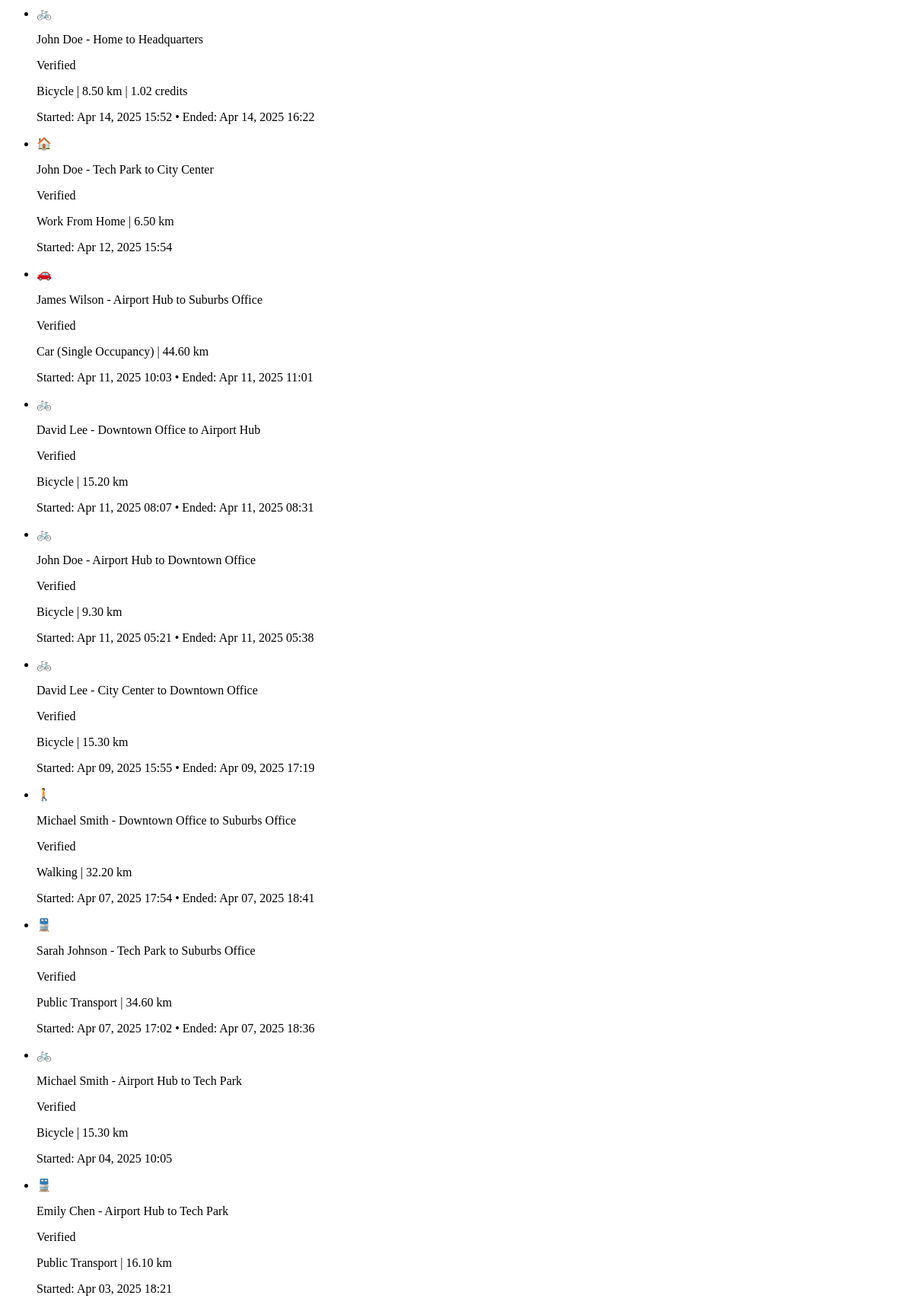
Page /systemadmin/recent-trips/ (signed in) on the earlier database version.
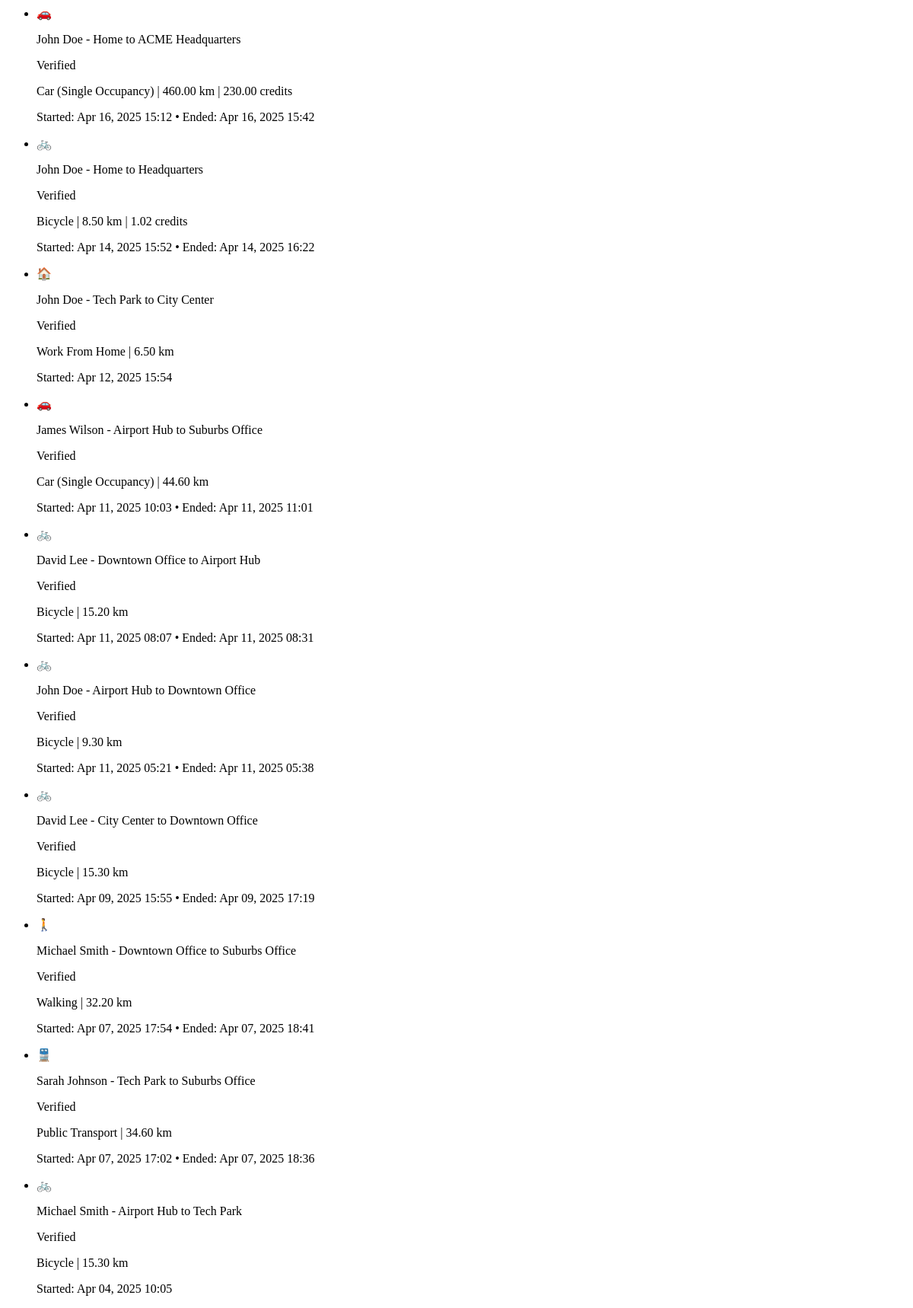
Same page on the later database version.
### trips/models.py (models this page shows, shortened)
class Trip(models.Model):
    TRANSPORT_MODES = (
        ('car', 'Car (Single Occupancy)'),
        ('carpool', 'Carpool'),
        ('public_transport', 'Public Transport'),
        ('bicycle', 'Bicycle'),
        ('walking', 'Walking'),
        ('work_from_home', 'Work From Home'),
    )
    VERIFICATION_STATUS = (
        ('pending', 'Pending'),
        ('verified', 'Verified'),
        ('rejected', 'Rejected'),
        ('flagged', 'Flagged for Review'),
    )
    employee = models.ForeignKey(
        EmployeeProfile,
        on_delete=models.CASCADE,
        related_name='trips'
    )
    start_location = models.ForeignKey(
        Location,
        on_delete=models.SET_NULL,
        related_name='trip_starts',
        null=True
    )
    end_location = models.ForeignKey(
        Location,
        on_delete=models.SET_NULL,
        related_name='trip_ends',
        null=True
    )
    start_time = models.DateTimeField()
    end_time = models.DateTimeField(null=True, blank=True)
    transport_mode = models.CharField(
        max_length=20,
        choices=TRANSPORT_MODES
    )
    distance_km = models.DecimalField(
        max_digits=8,
        decimal_places=2,
        null=True,
        blank=True
    )
    carbon_savings = models.DecimalField(
        max_digits=8,
        decimal_places=2,
        null=True,
        blank=True
    )
    credits_earned = models.DecimalField(
        max_digits=8,
        decimal_places=2,
        null=True,
        blank=True
    )
    proof_image = models.ImageField(
        upload_to='trip_proofs/',
        null=True,
        blank=True
    )
    verification_status = models.CharField(
        max_length=10,
        choices=VERIFICATION_STATUS,
        default='pending'
    )
    verified_by = models.ForeignKey(
        CustomUser,
        on_delete=models.SET_NULL,
        related_name='verified_trips',
        null=True,
        blank=True
    )
    duration_minutes = models.PositiveIntegerField(
        null=True,
        blank=True,
        help_text="Estimated travel time in minutes based on transport mode and distance"
    )
    created_at = models.DateTimeField(default=timezone.now)

### users/models.py (models this page shows, shortened)
class EmployeeProfile(models.Model):
    user = models.OneToOneField(
        CustomUser,
        on_delete=models.CASCADE,
        related_name='employee_profile'
    )
    employer = models.ForeignKey(
        EmployerProfile,
        on_delete=models.CASCADE,
        related_name='employees'
    )
    approved = models.BooleanField(default=False)
    created_at = models.DateTimeField(default=timezone.now)

class CustomUser(AbstractUser):
    is_employee = models.BooleanField(default=False)
    is_employer = models.BooleanField(default=False)
    is_bank_admin = models.BooleanField(default=False)
    is_super_admin = models.BooleanField(default=False)
    email = models.EmailField(_('email address'), unique=True)
    date_joined = models.DateTimeField(default=timezone.now)
    approved = models.BooleanField(default=False)
    USERNAME_FIELD = 'email'
    REQUIRED_FIELDS = ['username', 'first_name', 'last_name']
    class Meta:
        verbose_name = _('user')
        verbose_name_plural = _('users')

class Location(models.Model):
    LOCATION_TYPES = (
        ('home', 'Home'),
        ('office', 'Office'),
        ('commute', 'Commute'),
        ('other', 'Other'),
    )
    name = models.CharField(max_length=100, default='', blank=True)
    created_by = models.ForeignKey(
        CustomUser,
        on_delete=models.CASCADE,
        related_name='locations'
    )
    latitude = models.DecimalField(max_digits=10, decimal_places=7)
    longitude = models.DecimalField(max_digits=10, decimal_places=7)
    address = models.CharField(max_length=255)
    location_type = models.CharField(max_length=10, choices=LOCATION_TYPES, default='other')
    employer = models.ForeignKey(
        EmployerProfile,
        on_delete=models.CASCADE,
        related_name='office_locations',
        null=True,
        blank=True
    )
    is_primary = models.BooleanField(default=False)
    created_at = models.DateTimeField(default=timezone.now)

### core/views/admin_views.py (the view)
# urls.py: path('recent-trips/', admin_views.dashboard_recent_trips, name='admin_dashboard_recent_trips'),
@login_required
@user_passes_test(is_super_admin)
def dashboard_recent_trips(request):
    trips = Trip.objects.select_related(
        'employee', 'employee__user', 'start_location', 'end_location'
    ).order_by('-start_time')[:10]
    transport_modes = Trip.TRANSPORT_MODES
    context = {
        'trips': trips,
        'transport_modes': transport_modes,
    }
    return render(request, 'admin/partials/recent_trips.html', context)

### core/views/admin_views.py (called while the page is built)
def is_super_admin(user):
    return user.is_authenticated and user.is_super_admin

### templates/admin/partials/recent_trips.html (shortened to what this page needs)
{% if trips %}
  <ul class="divide-y divide-gray-200">
    {% for trip in trips %}
      <li class="px-4 py-4 sm:px-6">
        <div class="flex items-center justify-between">
          <div class="flex items-center">
            <span class="text-2xl mr-3">
              {% if trip.transport_mode == 'car' %}🚗
              {% elif trip.transport_mode == 'carpool' %}🚌
              {% elif trip.transport_mode == 'public_transport' %}🚆
              {% elif trip.transport_mode == 'bicycle' %}🚲
              {% elif trip.transport_mode == 'walking' %}🚶
              {% elif trip.transport_mode == 'work_from_home' %}🏠
              {% else %}🚗{% endif %}
            </span>
            <p class="text-sm font-medium text-green-600 truncate">
              {% if trip.employee.user.first_name or trip.employee.user.last_name %}
                {{ trip.employee.user.first_name }} {{ trip.employee.user.last_name }}
              {% else %}
                {{ trip.employee.user.email }}
              {% endif %}
               -
              {% if trip.start_location %}{{ trip.start_location.name }}{% else %}Unknown{% endif %}
              to
              {% if trip.end_location %}{{ trip.end_location.name }}{% else %}In progress{% endif %}
            </p>
          </div>
          <div class="ml-2 flex-shrink-0 flex">
            <p class="px-2 inline-flex text-xs leading-5 font-semibold rounded-full
              {% if trip.verification_status == 'verified' %}bg-green-100 text-green-800
              {% elif trip.verification_status == 'rejected' %}bg-red-100 text-red-800
              {% else %}bg-yellow-100 text-yellow-800{% endif %}">
              {{ trip.verification_status|title }}
            </p>
          </div>
        </div>
        <div class="mt-2 sm:flex sm:justify-between">
          <div class="sm:flex">
            <p class="flex items-center text-sm text-gray-500">
              {% for mode, display in transport_modes %}
                {% if trip.transport_mode == mode %}{{ display }}{% endif %}
              {% endfor %}
              {% if trip.distance_km %} | {{ trip.distance_km }} km{% endif %}
              {% if trip.credits_earned %} | {{ trip.credits_earned }} credits{% endif %}
            </p>
          </div>
          <div class="mt-2 flex items-center text-sm text-gray-500 sm:mt-0">
            <p>
              Started: {{ trip.start_time|date:"M d, Y H:i" }}
              {% if trip.end_time %} • Ended: {{ trip.end_time|date:"M d, Y H:i" }}{% endif %}
            </p>
          </div>
        </div>
      </li>
    {% endfor %}
  </ul>
{% else %}
  <div class="p-6 text-center text-gray-500">No recent trips found.</div>
{% endif %}

Differences in the rows shown:
no longer on this page (row unchanged): Trip: employee.user.first_name "Emily", employee.user.last_name "Chen", start_location.name "Airport Hub", end_location.name "Tech Park", verification_status "Verified", transport_modes "Public Transport", distance_km "16.10", start_time "Apr 03, 2025 18:21"
added Trip: employee.user.first_name "John", employee.user.last_name "Doe", start_location.name "Home", end_location.name "ACME Headquarters", verification_status "Verified", transport_modes "Car (Single Occupancy)", distance_km "460.00", credits_earned "230.00", start_time "Apr 16, 2025 15:12", end_time "Apr 16, 2025 15:42"
